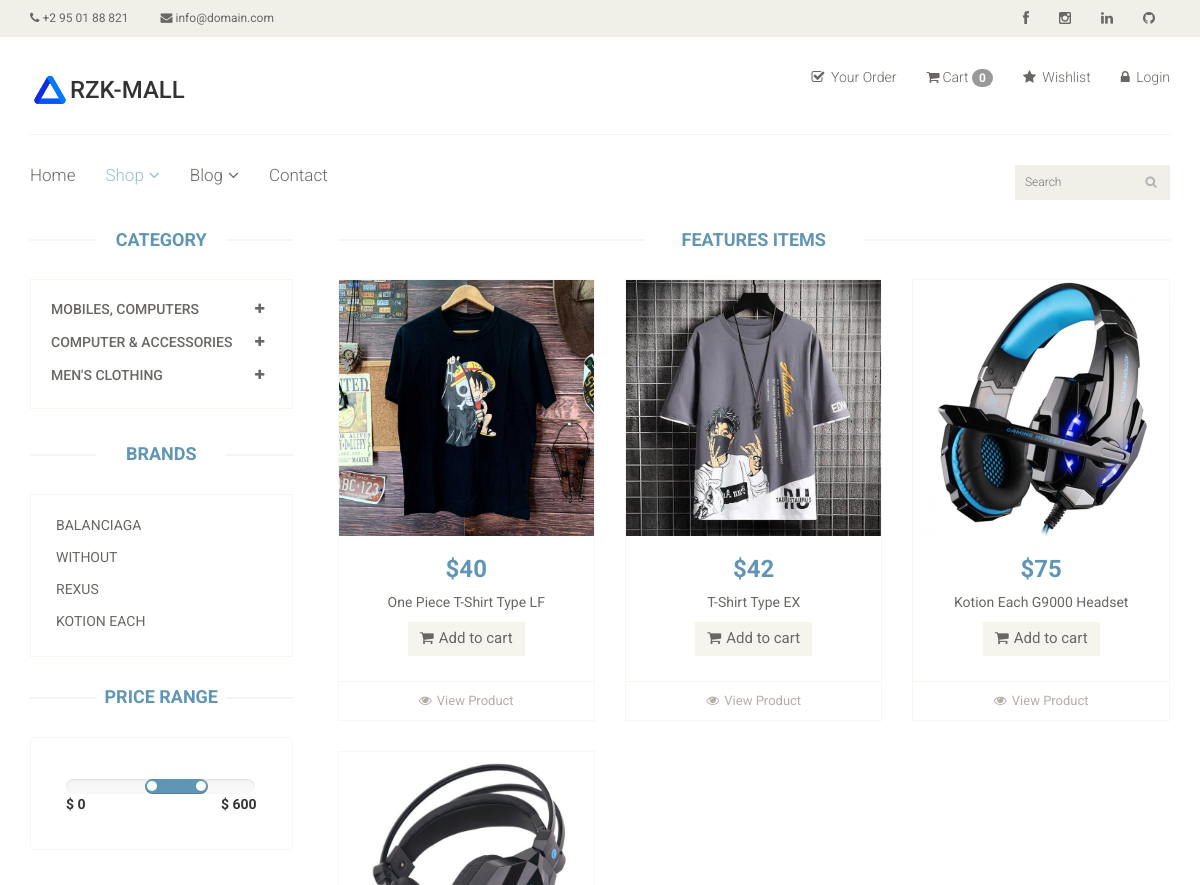
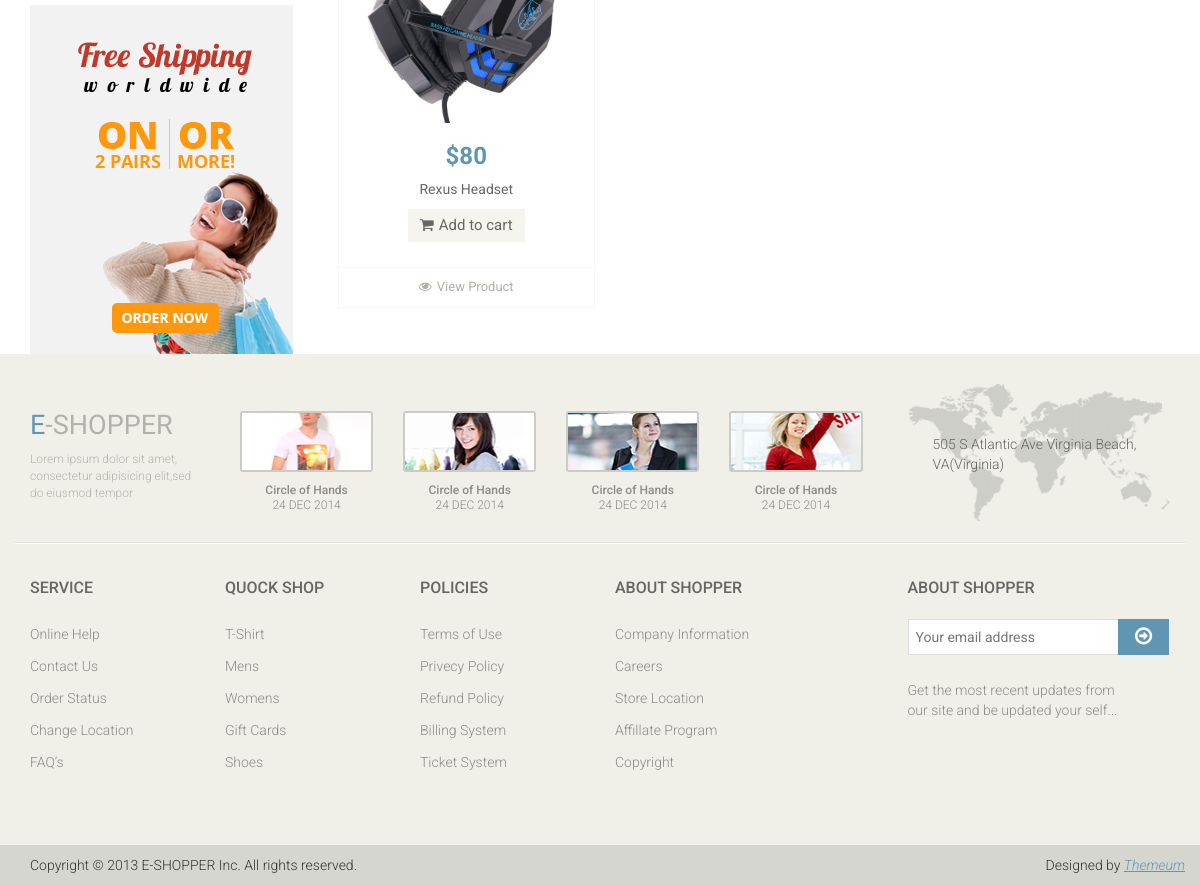
The app's page /product/ with its own data (2 pictures, top to bottom).
### app/models.py (models this page shows, shortened)
class Category(models.Model):
    name = models.CharField(max_length = 150)

class Brand(models.Model):
    name    = models.CharField(max_length = 150)

class Product(models.Model):
    availability = (('In Stock','In Stock'),('Out of Stock','Out of Stock'))
    category     = models.ForeignKey(Category, on_delete = models.CASCADE, null = False, default = '')
    sub_Category = models.ForeignKey(Sub_Category, on_delete = models.CASCADE, null = False, default = '')
    brand        = models.ForeignKey(Brand, on_delete = models.CASCADE, null = True)
    image        = models.ImageField(upload_to='ecommerce/ping')
    name         = models.CharField(max_length = 100)
    price        = models.IntegerField()
    availability = models.CharField(choices = availability, null = True, max_length = 100)
    date         = models.DateField(auto_now_add = True)

### ecom/views.py (the view)
# urls.py: path('product/', views.product_page, name='product'),
def product_page(request):
    category   = Category.objects.all()
    brand      = Brand.objects.all()
    categoryID = request.GET.get('category')
    brandID    = request.GET.get('brand')
    if categoryID:
        product     = Product.objects.filter(sub_Category=categoryID).order_by('-id')
    elif brandID:
        product     = Product.objects.filter(brand=brandID).order_by('-id')
    else:
        product     = Product.objects.all()
    context = {
        'category': category,
        'product' : product,
        'brand'   : brand,
    }
    return render(request, 'product.html', context)

### templates/product.html (shortened to what this page needs)
{% extends "master.html" %}
{% block body %}
<section>
    <div class="container">
        <div class="row">
            <div class="col-sm-3">
                <div class="left-sidebar">
                    <h2>Category</h2>
                    <div class="panel-group category-products" id="accordian">
                        {% for cat in category %}
                        <div class="panel panel-default">
                            <div class="panel-heading">
                                <h4 class="panel-title">
                                    <a data-toggle="collapse" data-parent="#accordian" href="#{{ cat.id }}">
                                        <span class="badge pull-right"><i class="fa fa-plus"></i></span>
                                        {{ cat.name }}
                                    </a>
                                </h4>
                            </div>
                        </div>
                        {% endfor %}
                    </div>
                    <div class="brands_products">
                        <h2>Brands</h2>
                        <div class="brands-name">
                            <ul class="nav nav-pills nav-stacked">
                                {% for br in brand %}
                                <li><a href="/product/?brand={{ br.id }}"> {{ br.name }}</a></li>
                                {% endfor %}
                            </ul>
                        </div>
                    </div>
                    <div class="price-range">
                        <h2>Price Range</h2>
                        <div class="well">
                             <input type="text" class="span2" value="" data-slider-min="0" data-slider-max="600" data-slider-step="5" data-slider-value="[250,450]" id="sl2" ><br />
                             <b>$ 0</b> <b class="pull-right">$ 600</b>
                        </div>
                    </div>
                    <div class="shipping text-center">
                        <img src="images/home/shipping.jpg" alt="" />
                    </div>
                </div>
            </div>
            <div class="col-sm-9 padding-right">
                <div class="features_items">
                    <h2 class="title text-center">Features Items</h2>
                    {% for prod in product %}
                    <div class="col-sm-4">
                        <div class="product-image-wrapper">
                            <div class="single-products">
                                    <div class="productinfo text-center">
                                        <img src="/{{ prod.image }}" alt="" />
                                        <h2>${{ prod.price }}</h2>
                                        <p>{{ prod.name }}</p>
                                        <a href="{% url 'cart_add' prod.id %}" class="btn btn-default add-to-cart"><i class="fa fa-shopping-cart"></i>Add to cart</a>
                                    </div>
                                    <div class="product-overlay">
                                        <div class="overlay-content">
                                        </div>
                                    </div>
                            </div>
                            <div class="choose">
                                <ul class="nav nav-pills nav-justified">
                                    <li><a href="{{ prod.id }}"><i class="fa fa-eye"></i>View Product</a></li>
                                </ul>
                            </div>
                        </div>
                    </div>
                    {% endfor %}
                </div>
            </div>
        </div>
    </div>
</section>
{% endblock  %}

### static/css/main.css (style rules this page uses)
body { font-family: 'Roboto', sans-serif; background:; position: relative; font-weight:400px; }
ul li { list-style: none; }
a { -webkit-transition: 300ms; -moz-transition: 300ms; -o-transition: 300ms; transition: 300ms; }
h1, h2, h3, h4, h5, h6 { font-family: 'Roboto', sans-serif; }
.category-products { border: 1px solid #F7F7F0; margin-bottom: 35px; padding-bottom: 20px; padding-top: 15px; }
.left-sidebar h2, .brands_products h2 { color: #6096B4; font-family: 'Roboto', sans-serif; font-size: 18px; font-weight: 700; margin: 0 auto 30px; text-align: center; text-transform: uppercase; position: relative; z-index:3; }
.left-sidebar h2:after, h2.title:after { content: " "; position: absolute; border: 1px solid #f5f5f5; bottom:8px; left: 0; width: 100%; height: 0; z-index: -2; }
.left-sidebar h2:before { content: " "; position: absolute; background: #fff; bottom: -6px; width: 130px; height: 30px; z-index: -1; left: 50%; margin-left: -65px; }
h2.title:before { content: " "; position: absolute; background: #fff; bottom: -6px; width: 220px; height: 30px; z-index: -1; left: 50%; margin-left: -110px; }
.category-products .panel { background-color: #FFFFFF; border: 0px; border-radius: 0px; box-shadow:none; margin-bottom: 0px; }
.category-products .panel-default .panel-heading { background-color: #FFFFFF; border: 0 none; color: #FFFFFF; padding: 5px 20px; }
.category-products .panel-default .panel-heading .panel-title a { color: #696763; font-family: 'Roboto', sans-serif; font-size: 14px; text-decoration: none; text-transform: uppercase; }
.category-products .badge { background:none; border-radius: 10px; color: #696763; display: inline-block; font-size: 12px; font-weight: bold; line-height: 1; min-width: 10px; padding: 3px 7px; text-align: center; vertical-align: baseline; white-space: nowrap; }
.brands-name { border: 1px solid #F7F7F0; padding-bottom: 20px; padding-top: 15px; }
.brands-name .nav-stacked li a { background-color: #FFFFFF; color: #696763; font-family: 'Roboto', sans-serif; font-size: 14px; padding: 5px 25px; text-decoration: none; text-transform: uppercase; }
.shipping { background-color: #F2F2F2; margin-top: 40px; overflow: hidden; padding-top: 20px; position: relative; }
.price-range { margin-top:30px; }
.well { background-color: #FFFFFF; border: 1px solid #F7F7F0; border-radius: 4px; box-shadow: none; margin-bottom: 20px; min-height: 20px; padding: 35px; }
.padding-right { padding-right: 0; }
.features_items { overflow:hidden; }
h2.title { color: #6096B4; font-family: 'Roboto', sans-serif; font-size: 18px; font-weight: 700; margin: 0 15px; text-transform: uppercase; margin-bottom: 30px; position: relative; }
.product-image-wrapper { border:1px solid #F7F7F5; overflow: hidden; margin-bottom:30px; }
.single-products { position: relative; }
.productinfo h2 { color: #6096B4; font-family: 'Roboto', sans-serif; font-size: 24px; font-weight: 700; }
.productinfo p { font-family: 'Roboto', sans-serif; font-size: 14px; font-weight: 400; color: #696763; }
.productinfo img { width: 100%; }
.productinfo { position:relative; }
.product-overlay { background:#6096B4; top: 0; display: none; height: 0; position: absolute; transition: height 500ms ease 0s; width: 100%; display: block; opacity:; }
.product-overlay .overlay-content { bottom: 0; position: absolute; bottom: 0; text-align: center; width: 100%; }
.add-to-cart { background:#F5F5ED; border: 0 none; border-radius: 0; color: #696763; font-family: 'Roboto', sans-serif; font-size: 15px; margin-bottom: 25px; }
.add-to-cart i { margin-right:5px; }
.choose { border-top: 1px solid #F7F7F0; }
.choose ul li a { color: #B3AFA8; font-family: 'Roboto', sans-serif; font-size: 13px; padding-left: 0; padding-right: 0; }
.choose ul li a i { margin-right:5px; }

### records on screen
Category: name "MOBILES, COMPUTERS"
Category: name "COMPUTER & ACCESSORIES"
Category: name "MEN'S CLOTHING"
Brand: name "BALANCIAGA"
Brand: name "WITHOUT"
Brand: name "REXUS"
Brand: name "KOTION EACH"
Product: image (picture), price "40", name "One Piece T-Shirt Type LF"
Product: image (picture), price "42", name "T-Shirt Type EX"
Product: image (picture), price "75", name "Kotion Each G9000 Headset"
Product: image (picture), price "80", name "Rexus Headset"

### other values on screen
{{ request.session.cart|length }} "0"
